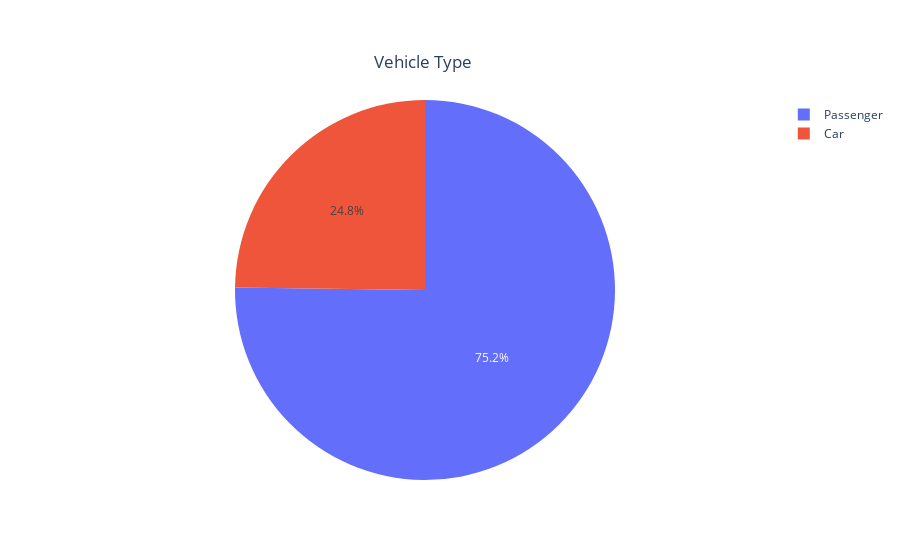

Notebook code for this chart:
### Code cell
import plotly.graph_objects as go

labels = ['Passenger','Car']
values = [88, 29]

fig = go.Figure(data=[go.Pie(labels=labels, values=values)])
fig = go.Figure(data=[go.Pie(labels=labels, values=values, pull=[0, 0])])
fig.update_layout(
    title={'text': 'Vehicle Type', 
           'y':0.9,
           'x':0.47,
           'xanchor': 'center',
           'yanchor': 'top'})
fig.show()

### Figure 1 — Plotly figure (JSON) as saved in the notebook; plotly's stock layout.template omitted (floating-point values rounded to 4 significant figures)
{"data": [{"labels": ["Passenger", "Car"], "pull": [0, 0], "values": [88, 29], "type": "pie"}], "layout": {"title": {"text": "Vehicle Type", "y": 0.9, "x": 0.47, "xanchor": "center", "yanchor": "top"}}}
